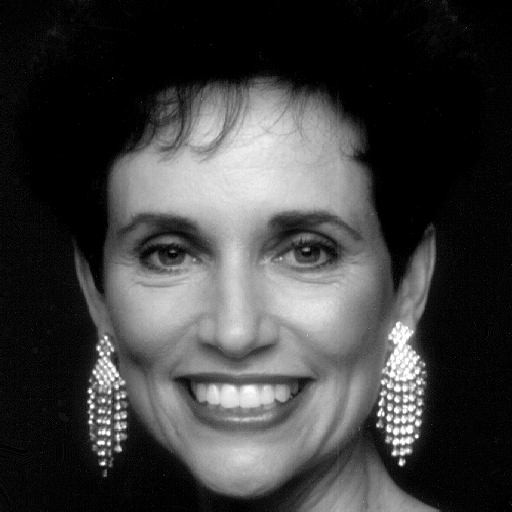
%> input picture hw3/ip-劉家麟-0410137-HW3/Fig0427(a)(woman).tif, 512 x 512 px
$ octave Q2.m   (GNU Octave 9; MATLAB toolbox functions it lacks are replaced by stand-ins)
%> lines starting %> are read from the running program, lines starting %| are printed output that depends on the picture
clear;
I = imread('Fig0427(a)(woman).tif');
%> I is the input picture: size 512x512 uint8; min 0, max 255, mean 62.2
I = im2double(I); % convert to double
%> I: size 512x512 double
[M N ] = size(I); % Take the size of image
%> M = 512; N = 512

% no padding
H1 = fftshift(fft2(I)); % DFT of image
M1 = abs(H1); % get the magnitude
P1 = angle(H1); % get the phase
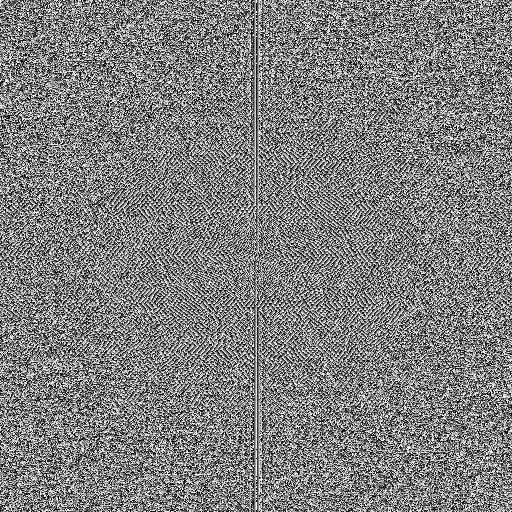
%> P1: size 512x512 double; min -3.14, max 3.14, mean 2.4e-05; drawn with min black and max white
% padding
H2 = fftshift(fft2(I,2*M,2*N));
M2 = abs(H2);
P2 = angle(H2);
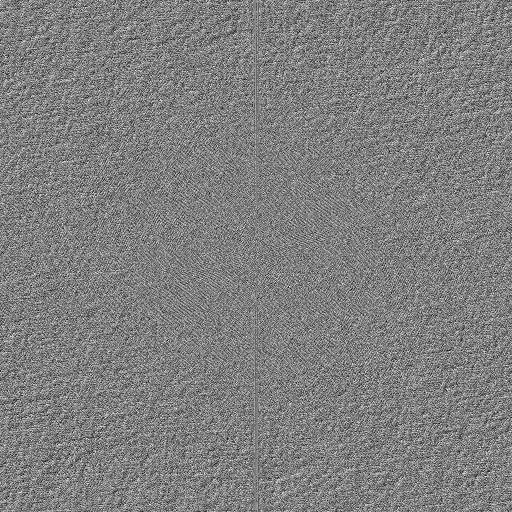
%> P2: size 1024x1024 double (shown at 1/2 size); min -3.14, max 3.14, mean 5.99e-06; drawn with min black and max white

figure; % show picture
subplot(2,2,1);
imshow(log(M1),[]);
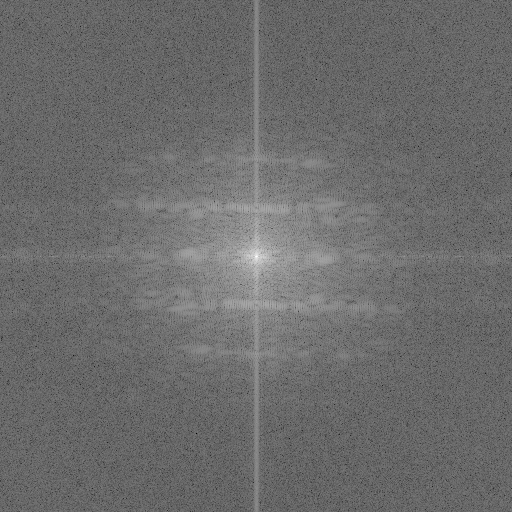
%> displayed picture: size 512x512, on the screen's scale of 0 to 255; min 0, max 255, mean 107.8
title('magnitude');
subplot(2,2,2);
imshow(P1,[]);
title('phase');

subplot(2,2,3);
imshow(log(M2),[]);
title('magnitude (with zero padding)');
subplot(2,2,4);
imshow(P2,[]);
title('phase (with zero padding)');
